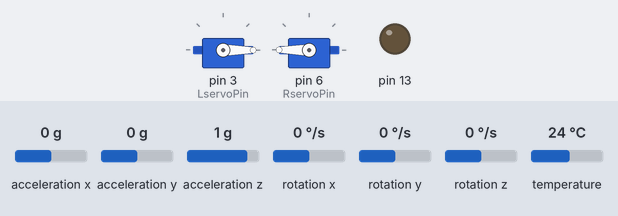
A sketch run on a simulated Arduino Leonardo, built with avr-gcc and run on an emulated ATmega32U4. On the bench: 2 × servo, output pins drawn as LEDs (lit = HIGH). The test bench sets the inputs (shaded band); at power-on: rotation x 0 °/s, acceleration x 0 g, acceleration y 0 g, acceleration z 1 g, rotation y 0 °/s, rotation z 0 °/s, temperature 24 °C. What the sketch prints to the serial monitor is not drawn.

Above: at 5.1 s.
5.2 s: rotation x set to 192 °/s
At 6.2 s:
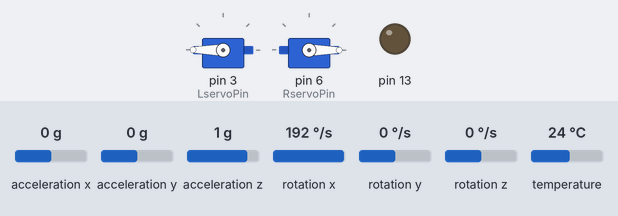
7.2 s: rotation x set to -192 °/s
At 8.99 s:
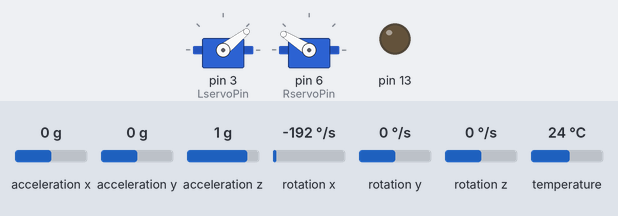
10.2 s: rotation x set to 100 °/s
At 12.66 s:
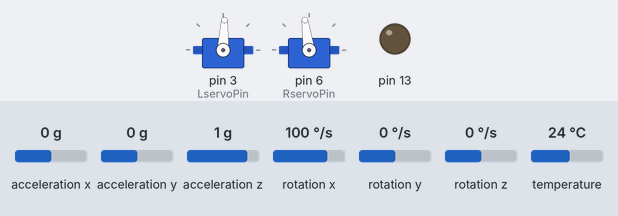
13.2 s: rotation x set to -100 °/s
Timing chart, 0 to 48.3 s (numbered marks = the images above; inputs shaded):
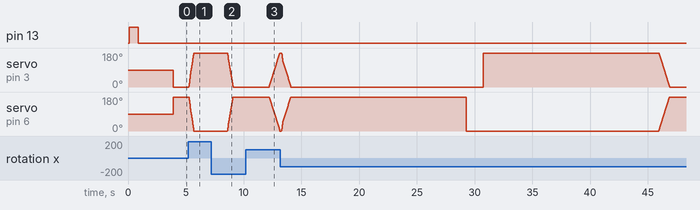

The sketch:

ControlSketchIMU.ino
```cpp
// Basic demo for accelerometer readings from Adafruit MPU6050

#include <Adafruit_MPU6050.h>
#include <Adafruit_Sensor.h>
#include <Wire.h>
#include <Servo.h>

Adafruit_MPU6050 mpu;
Servo Lservo;
Servo Rservo;

// angle read variales
float VerticalCalZ = 0.90;
float FortyFiveCalZ = -6.2;
float theta;
float theta_dot;
float accZ;
float theta_0 = 5.0; // initial theta reading
float theta_dot_0 = 0.0; // initial theta reading
int CalInt = 10000; // integer for calibration

// control variables
float theta_stable = 3.5; // -7.0; // theta where the robot is balanced
float P = 20.0; // 20.0; // control gain (proportional)
float D = 3.0; //  5.0; // control gain (derivative)

float theta_history[50];
float theta_dot_history[50];
int hist = 30; // number of samples to keep for the mean
int up = 0; // index to place new recording

// servo write variables
int LservoPin = 3;       // Pin that the left servomotor is connected to
int RservoPin = 6;       // Pin that the right servomotor is connected to
float phi;          // angle to send to servo

// time variables
float deltaT;
float oldTime = 0.0; // old time reading

void setup(void) {
  Serial.begin(115200);
  while (!Serial)
    delay(10); // will pause Zero, Leonardo, etc until serial console opens

  Serial.println("Adafruit MPU6050 test!");

  // Try to initialize!
  if (!mpu.begin()) {
    Serial.println("Failed to find MPU6050 chip");
    while (1) {
      delay(10);
    }
  }
  Serial.println("MPU6050 Found!");

  mpu.setAccelerometerRange(MPU6050_RANGE_8_G);
  Serial.print("Accelerometer range set to: ");
  switch (mpu.getAccelerometerRange()) {
  case MPU6050_RANGE_2_G:
    Serial.println("+-2G");
    break;
  case MPU6050_RANGE_4_G:
    Serial.println("+-4G");
    break;
  case MPU6050_RANGE_8_G:
    Serial.println("+-8G");
    break;
  case MPU6050_RANGE_16_G:
    Serial.println("+-16G");
    break;
  }
  mpu.setGyroRange(MPU6050_RANGE_500_DEG);
  Serial.print("Gyro range set to: ");
  switch (mpu.getGyroRange()) {
  case MPU6050_RANGE_250_DEG:
    Serial.println("+- 250 deg/s");
    break;
  case MPU6050_RANGE_500_DEG:
    Serial.println("+- 500 deg/s");
    break;
  case MPU6050_RANGE_1000_DEG:
    Serial.println("+- 1000 deg/s");
    break;
  case MPU6050_RANGE_2000_DEG:
    Serial.println("+- 2000 deg/s");
    break;
  }

  mpu.setFilterBandwidth(MPU6050_BAND_21_HZ);
  Serial.print("Filter bandwidth set to: ");
  switch (mpu.getFilterBandwidth()) {
  case MPU6050_BAND_260_HZ:
    Serial.println("260 Hz");
    break;
  case MPU6050_BAND_184_HZ:
    Serial.println("184 Hz");
    break;
  case MPU6050_BAND_94_HZ:
    Serial.println("94 Hz");
    break;
  case MPU6050_BAND_44_HZ:
    Serial.println("44 Hz");
    break;
  case MPU6050_BAND_21_HZ:
    Serial.println("21 Hz");
    break;
  case MPU6050_BAND_10_HZ:
    Serial.println("10 Hz");
    break;
  case MPU6050_BAND_5_HZ:
    Serial.println("5 Hz");
    break;
  }

  // initialize servos
  Lservo.attach(LservoPin);
  Rservo.attach(RservoPin);

  Serial.println("");
  delay(100);

  // ENTERING CALIBRATION
  Serial.println("Calibrating ...");
  pinMode(13, OUTPUT);
  digitalWrite(13, HIGH);

  // initialize sensor
  sensors_event_t a, g, temp;
  mpu.getEvent(&a, &g, &temp);

  for (int j = 0; j < CalInt; j = j + 1) {
    accZ = a.acceleration.z;

    theta_0 += float_map(accZ, FortyFiveCalZ, VerticalCalZ, 45.0, 0.0);
    theta_dot_0 += g.gyro.x;
  }

  theta_0 = theta_0/float(CalInt);
  theta = theta_0;

  theta_dot_0 = theta_dot_0/float(CalInt);

  digitalWrite(13, LOW); // ending calibration
  Serial.println("Done calibrating !");
  Serial.println("Waiting ...");
  delay(3000);
}

void loop() {
  // calculate delta t
  deltaT = CalculateDeltaTime()/1000.0;

  /* Get new sensor events with the readings */
  sensors_event_t a, g, temp;
  mpu.getEvent(&a, &g, &temp);

  // find current theta_dot
  theta_dot = 180*(g.gyro.x - theta_dot_0)/3.14159;

  // update theta dot history
  theta_dot_history[up] = theta_dot;

  // find moving average
  theta_dot = AverageArray(theta_dot_history);

  // find current accZ
  accZ = a.acceleration.z;

  // find theta
  theta += theta_dot*deltaT;

  // print results
  printData();

  // create response command
  phi = ( P*(theta - theta_stable) ) + ( D*theta_dot );

  // send this to servo
  Rservo.writeMicroseconds(1500-phi);
  Lservo.writeMicroseconds(1500+phi);

  // update index
  if (up == hist - 1) {
    up = 0;
  }
  else {
    up += 1;
  }

}
```

Functions.ino
```cpp
void printData() {
  Serial.print(millis()/float(1000));
  Serial.print(", ");
  Serial.print(deltaT, 4);
  Serial.print(", ");
  Serial.print(theta_0);
  Serial.print(", ");
  Serial.print(theta);
  Serial.print(", ");
  Serial.print(theta_dot_0);
  Serial.print(", ");
  Serial.print(theta_dot);
  Serial.print(", ");
  Serial.println(phi);
}

float AverageArray(float Array[50]) {
  float avg = 0.0;
  for (int i = 0; i < hist; i = i + 1) {
    avg += Array[i];
  }
  avg = avg/float(hist);
  return avg;
}

float CalculateDeltaTime(){
  float currentTime = millis();
  float deltaTime = currentTime - oldTime;
  oldTime = currentTime;
  return deltaTime;
}

float float_map(float x, float x1, float x2, float y1, float y2){
  float y;
  y = y1 + ( ( x - x1 ) * ( y2 - y1 ) / ( x2 - x1 ) );
  return y;
}
```

Measured:
- after the input at 5.2 s, servo on pin 3 (LservoPin): moves from 0° to 180° over 0.43 s, starting after 0.07 s; servo on pin 6 (RservoPin): moves from 180° to 0° over 0.42 s, starting after 0.10 s
- after the input at 7.2 s, servo on pin 3 (LservoPin): moves from 180° to 0° over 0.47 s, starting after 1.4 s; servo on pin 6 (RservoPin): moves from 0° to 180° over 0.49 s, starting after 1.4 s
- after the input at 10.2 s, servo on pin 3 (LservoPin): moves from 0° to 180° over 0.93 s, starting after 2.0 s; servo on pin 6 (RservoPin): moves from 180° to 0° over 0.93 s, starting after 2.0 s
